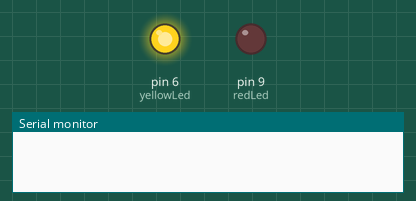
Recording of a sketch running on a simulated Arduino Uno, built with avr-gcc and run on an emulated ATmega328P. Parts: output pins drawn as LEDs (lit = HIGH), the last lines printed to the serial monitor.

Above: at 0.2 s.
At 5.2 s:
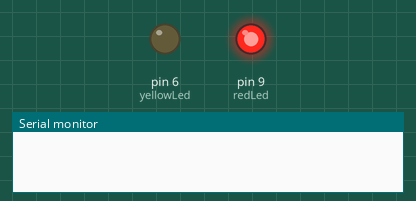
At 10.2 s:
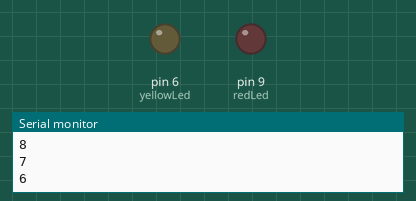
Timing chart, 0 to 16.9 s (numbered marks = the images above):
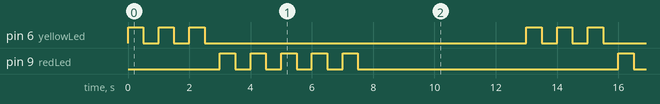

The sketch:

arduino_15e16_forloops.ino
```cpp
int redLed = 9;
int yellowLed = 6;
int waitT = 500;
int yellowBlink = 3;
int redBlink = 5;
int j;
void setup()
{
  pinMode(redLed, OUTPUT);
  pinMode(yellowLed, OUTPUT);
  Serial.begin(9600);
}

void loop()
{
  for(j=1;j<=yellowBlink;j=j+1) {
  digitalWrite(yellowLed, HIGH);
  delay(waitT);
  digitalWrite(yellowLed, LOW);
  delay(waitT);
  }
  for (j=1;j<=redBlink;j=j+1) {
  digitalWrite(redLed, HIGH);
  delay(waitT);
  digitalWrite(redLed, LOW);
  delay(waitT);
  }

  for(j = 10; j>=1;j=j-1){
    Serial.println(j);
    delay(waitT);
  }
}
```

Measured:
- by itself, pin 6 (yellowLed): repeats every 13.0 s: 2 × (LOW 0.50 s, HIGH 0.50 s), LOW 10.5 s, HIGH 0.50 s
- by itself, pin 9 (redLed): repeats every 13.0 s: 4 × (LOW 0.50 s, HIGH 0.50 s), LOW 8.5 s, HIGH 0.50 s
- by itself, everything shown: repeats every 13.0 s, in 16 steps
